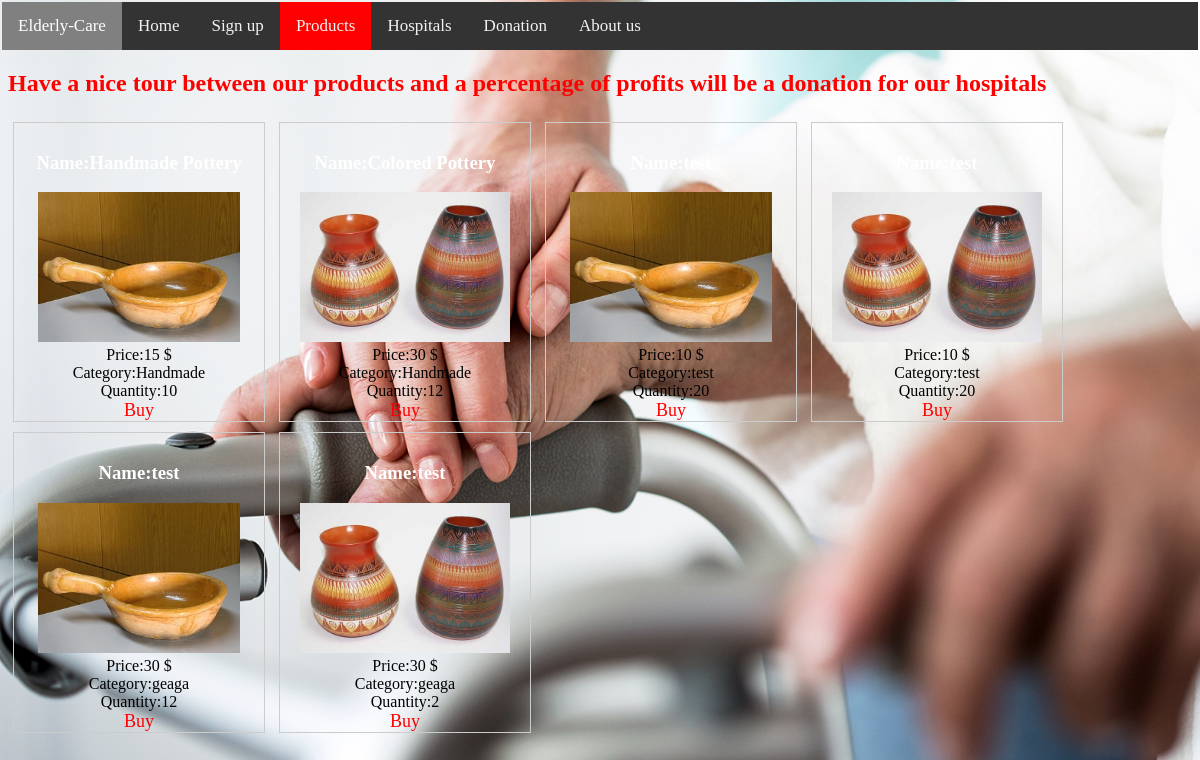
/Products.php, run on the app's committed database.
### tables this page shows
CREATE TABLE `products` (
  `ProductID` int(11) NOT NULL,
  `AdminID` int(11) NOT NULL,
  `ProductName` varchar(100) NOT NULL,
  `ProductDescrption` text NOT NULL,
  `Category` varchar(50) NOT NULL,
  `Price` int(11) NOT NULL,
  `Quantity` int(11) NOT NULL,
  `ProductPhoto` varchar(100) NOT NULL
);

### Products.php (the view, shortened to what this page needs)
<!DOCTYPE html>
<html >
  <head>
    <link rel="stylesheet" href="style.css">
  </head>
<body>
    <div class="topnav">
        <a class="active" >Elderly-Care</a>
        <a href="home.php">Home</a>
        <a href="Signup.php">Sign up</a>
        <a class="red" href="Products.php">Products</a>
        <a href="Hospitals.php">Hospitals</a>
        <a href="Donation.php">Donation</a>
        <a href="Aboutus.php">About us</a>
      </div>
      <div class="Products">
      <h2>Have a nice tour between our products and a percentage of profits will be a donation for our hospitals</h2>
  </div>
  <?php
  require('config.php');
  $sql = 'select * from products';
  $result = mysqli_query($con, $sql);
    for($i=0; $i<mysqli_num_rows($result); $i++ ){
      $row = mysqli_fetch_assoc($result);
      $id = $row['ProductID'];
      if($row['Quantity']!=0){
      echo'
<div class="products">
<h3>Name:'.$row['ProductName'].'</h3>
<img src="Products/'.$row['ProductPhoto'].'" >
<div class="desc">Price:'.$row['Price'].' $<br> Category:'.$row['Category'].'<br>Quantity:'.$row['Quantity'].'</div>
<div class="desc"><a href="Buy.php?ProductID='.$id.'">Buy</a></div>
</div>
';}}?>
</body>
</html>

### style.css (style rules this page uses)
body { background-image: url('th.jpg'); color: white; background-repeat: no-repeat; background-attachment: fixed; background-size: cover; }
.topnav { background-color: #333; overflow: hidden; margin-top: -0.5%; margin-left: -0.5%; margin-right: -0.5%; }
.topnav a { float: left; color: #f2f2f2; text-align: center; padding: 14px 16px; text-decoration: none; font-size: 17px; }
.topnav a.active { background-color: gray; color: white; }
div.desc { text-align: center; color: black; }
.red { background-color: red; color: white; }
.Products h2 { color:red; }
div.products { margin: 5px; padding-top: 10px; border: 1px solid #ccc; text-align: center; width: 250px; display: inline-block; }
.products img { height: 150px; width: auto; }
div.desc a { background: none; color: red; font-size: 18px; padding-left: 50px; padding-right: 50px; text-decoration: none; margin-top: 100px; text-align: center; }

### Products.php (style rules this page uses)
.red { background-color: red; color: white; }

### data on the page
products: ProductName "Handmade Pottery", ProductPhoto (picture), Price "15", Category "Handmade", Quantity "10"
products: ProductName "Colored Pottery", ProductPhoto (picture), Price "30", Category "Handmade", Quantity "12"
products: ProductPhoto (picture), Price "10", Category "test", Quantity "20"
products: ProductPhoto (picture), Price "10", Category "test", Quantity "20"
products: ProductName "test", ProductPhoto (picture), Price "30", Category "geaga", Quantity "12"
products: ProductName "test", ProductPhoto (picture), Price "30", Category "geaga", Quantity "2"
